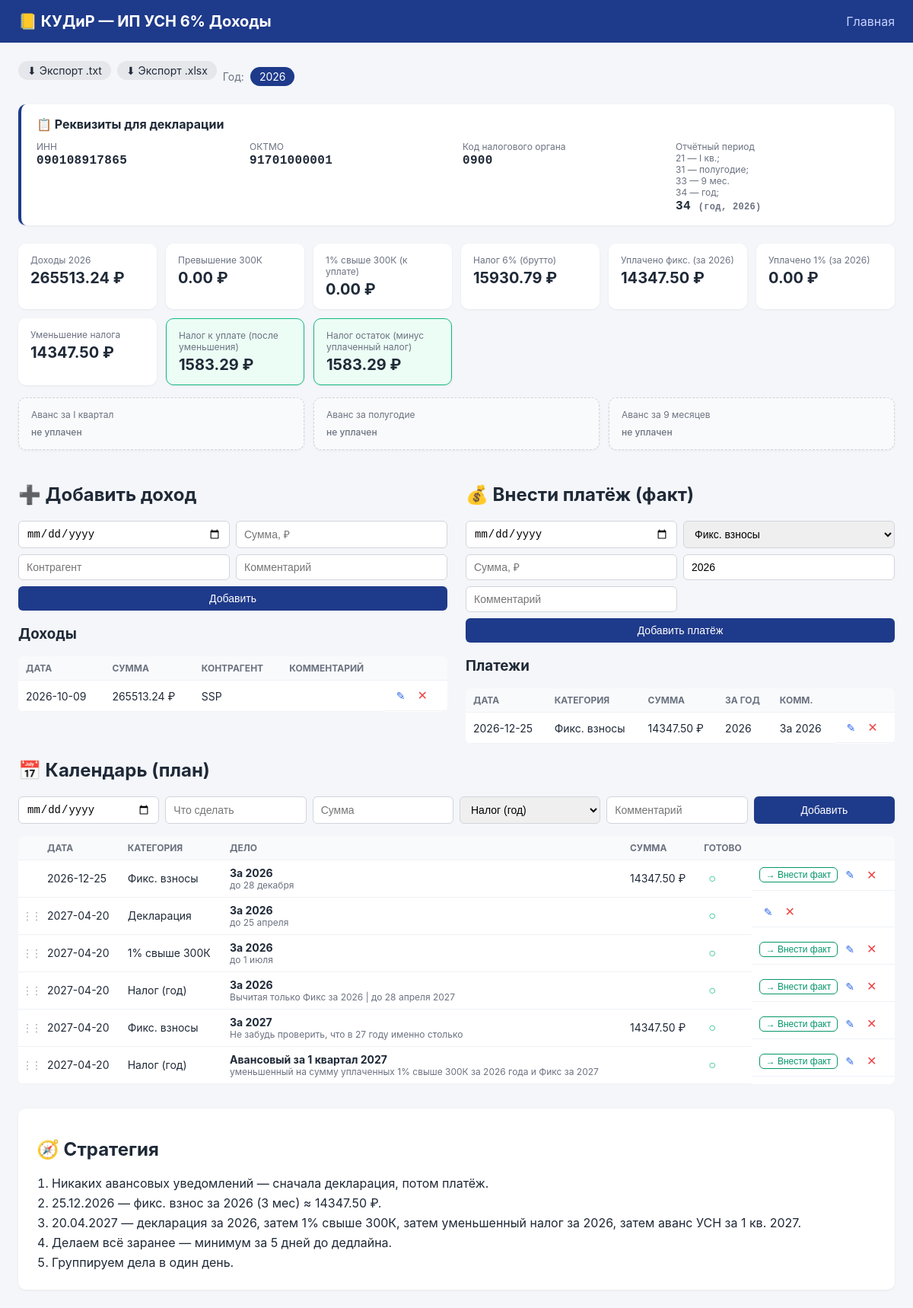
The page / on the database its author committed.
### tables this page shows
CREATE TABLE income (
            id INTEGER PRIMARY KEY AUTOINCREMENT,
            op_date TEXT NOT NULL,
            amount REAL NOT NULL,
            counterparty TEXT,
            comment TEXT
        );

CREATE TABLE payments (
            id INTEGER PRIMARY KEY AUTOINCREMENT,
            pay_date TEXT NOT NULL,
            category TEXT NOT NULL,       -- fixed | one_percent | tax
            amount REAL NOT NULL,
            for_year INTEGER NOT NULL,    -- за какой год платёж
            comment TEXT
        );

CREATE TABLE events (
            id INTEGER PRIMARY KEY AUTOINCREMENT,
            event_date TEXT NOT NULL,
            title TEXT NOT NULL,
            amount REAL,
            category TEXT,
            done INTEGER DEFAULT 0,
            comment TEXT
        , sort_order INTEGER NOT NULL DEFAULT 0);

### kudir.py (the view)
@app.get("/", response_class=HTMLResponse)
def index(request: Request, year: int = 2026):
    summary = calc_summary(year)
    conn = get_db()
    incomes = conn.execute(
        "SELECT * FROM income ORDER BY op_date DESC LIMIT 50"
    ).fetchall()
    payments = conn.execute(
        "SELECT * FROM payments ORDER BY pay_date DESC, id DESC LIMIT 50"
    ).fetchall()
    events = conn.execute(
        "SELECT * FROM events ORDER BY event_date ASC, sort_order ASC, id ASC"
    ).fetchall()
    years = [r["y"] for r in conn.execute(
        "SELECT DISTINCT CAST(substr(op_date,1,4) AS INTEGER) AS y "
        "FROM income WHERE op_date IS NOT NULL ORDER BY y DESC"
    ).fetchall()]
    conn.close()
    if year not in years:
        years.insert(0, year)
    date_counts: dict[str, int] = {}
    for e in events:
        date_counts[e["event_date"]] = date_counts.get(e["event_date"], 0) + 1
    return templates.TemplateResponse("index.html", {
        "request": request,
        "summary": summary,
        "incomes": incomes,
        "payments": payments,
        "events": events,
        "date_counts": date_counts,
        "years": years,
        "current_year": year,
        "taxpayer": TAXPAYER,
    })

### templates/index.html (shortened to what this page needs)
{% extends "base.html" %}
{% block content %}
<div class="year-switch">
    <div class="export-bar">
        <a class="btn-export" href="/export/txt?year={{ current_year }}">⬇ Экспорт .txt</a>
        <a class="btn-export" href="/export/xlsx?year={{ current_year }}">⬇ Экспорт .xlsx</a>
    </div>
    <span>Год:</span>
    {% for y in years %}
        <a href="/?year={{ y }}" class="{% if y == current_year %}active{% endif %}">{{ y }}</a>
    {% endfor %}
</div>
<section class="taxpayer">
    <h2>📋 Реквизиты для декларации</h2>
    <div class="taxpayer-grid">
        <div class="taxpayer-item">
            <div class="label">ИНН</div>
            <div class="value mono">{{ taxpayer.inn }}</div>
        </div>
        <div class="taxpayer-item">
            <div class="label">ОКТМО</div>
            <div class="value mono">{{ taxpayer.oktmo }}</div>
        </div>
        <div class="taxpayer-item">
            <div class="label">Код налогового органа</div>
            <div class="value mono">{{ taxpayer.tax_authority }}</div>
        </div>
        <div class="taxpayer-item">
            <div class="label">Отчётный период<br>21 — I кв.;<br>31 — полугодие;<br>33 — 9 мес.<br>34 — год;</div>
            <div class="value mono">{{ taxpayer.period_code }} <span class="muted">({{ taxpayer.period_name }}, {{ current_year }})</span></div>
        </div>
    </div>
</section>
<section class="cards">
    <div class="card">
        <div class="label">Доходы {{ summary.year }}</div>
        <div class="value">{{ "%.2f"|format(summary.income_year) }} ₽</div>
    </div>
    <div class="card">
        <div class="label">Превышение 300К</div>
        <div class="value">{{ "%.2f"|format(summary.excess) }} ₽</div>
    </div>
    <div class="card">
        <div class="label">1% свыше 300К (к уплате)</div>
        <div class="value">{{ "%.2f"|format(summary.one_percent_due) }} ₽</div>
    </div>
    <div class="card">
        <div class="label">Налог 6% (брутто)</div>
        <div class="value">{{ "%.2f"|format(summary.tax_gross) }} ₽</div>
    </div>
    <div class="card">
        <div class="label">Уплачено фикс. (за {{ summary.year }})</div>
        <div class="value">{{ "%.2f"|format(summary.fixed_paid) }} ₽</div>
    </div>
    <div class="card">
        <div class="label">Уплачено 1% (за {{ summary.year }})</div>
        <div class="value">{{ "%.2f"|format(summary.one_percent_paid) }} ₽</div>
    </div>
    <div class="card">
        <div class="label">Уменьшение налога</div>
        <div class="value">{{ "%.2f"|format(summary.reduction) }} ₽</div>
    </div>
    <div class="card highlight">
        <div class="label">Налог к уплате (после уменьшения)</div>
        <div class="value">{{ "%.2f"|format(summary.tax_final) }} ₽</div>
    </div>
    <div class="card highlight">
        <div class="label">Налог остаток (минус уплаченный налог)</div>
        <div class="value">{{ "%.2f"|format(summary.tax_remaining) }} ₽</div>
    </div>
</section>
<section class="cards advances">
    <div class="card {% if summary.advance_q1 %}paid{% else %}empty{% endif %}">
        <div class="label">Аванс за I квартал</div>
        <div class="value">
            {% if summary.advance_q1 %}{{ "%.2f"|format(summary.advance_q1) }} ₽
            {% else %}<span class="muted">не уплачен</span>{% endif %}
        </div>
    </div>
    <div class="card {% if summary.advance_h1 %}paid{% else %}empty{% endif %}">
        <div class="label">Аванс за полугодие</div>
        <div class="value">
            {% if summary.advance_h1 %}{{ "%.2f"|format(summary.advance_h1) }} ₽
            {% else %}<span class="muted">не уплачен</span>{% endif %}
        </div>
    </div>
    <div class="card {% if summary.advance_9m %}paid{% else %}empty{% endif %}">
        <div class="label">Аванс за 9 месяцев</div>
        <div class="value">
            {% if summary.advance_9m %}{{ "%.2f"|format(summary.advance_9m) }} ₽
            {% else %}<span class="muted">не уплачен</span>{% endif %}
        </div>
    </div>
</section>
<section class="grid">
    <div>
        <h2>➕ Добавить доход</h2>
        <form method="post" action="/income/add" class="form">
            <input type="date" name="op_date" required>
            <input type="number" step="0.01" name="amount" placeholder="Сумма, ₽" required>
            <input type="text" name="counterparty" placeholder="Контрагент">
            <input type="text" name="comment" placeholder="Комментарий">
            <button type="submit">Добавить</button>
        </form>
        <h3>Доходы</h3>
        <table>
            <thead>
                <tr><th>Дата</th><th>Сумма</th><th>Контрагент</th><th>Комментарий</th><th></th></tr>
            </thead>
            <tbody>
            {% for i in incomes %}
                <tr>
                    <td>{{ i.op_date }}</td>
                    <td>{{ "%.2f"|format(i.amount) }} ₽</td>
                    <td>{{ i.counterparty or "—" }}</td>
                    <td>{{ i.comment or "" }}</td>
                    <td class="actions">
                        <button class="edit" type="button"
                            onclick="openEditIncome({{ i.id }}, '{{ i.op_date }}', {{ i.amount }}, '{{ (i.counterparty or '')|e }}', '{{ (i.comment or '')|e }}')">✎</button>
                        <form method="post" action="/income/delete/{{ i.id }}" style="display:inline">
                            <button class="del">✕</button>
                        </form>
                    </td>
                </tr>
            {% else %}
                <tr><td colspan="5">Пусто</td></tr>
            {% endfor %}
            </tbody>
        </table>
    </div>
    <div>
        <h2>💰 Внести платёж (факт)</h2>
        <form method="post" action="/payment/add" class="form" id="payment-form">
            <input type="date" name="pay_date" id="p_pay_date" required>
            <select name="category" id="p_category" required>
                <option value="fixed">Фикс. взносы</option>
            </select>
            <input type="number" step="0.01" name="amount" id="p_amount" placeholder="Сумма, ₽" required>
            <input type="number" name="for_year" id="p_for_year" placeholder="За год"
                   value="{{ current_year }}" required>
            <input type="text" name="comment" id="p_comment" placeholder="Комментарий">
            <button type="submit">Добавить платёж</button>
        </form>
        <h3>Платежи</h3>
        <table>
            <thead>
                <tr><th>Дата</th><th>Категория</th><th>Сумма</th><th>За год</th><th>Комм.</th><th></th></tr>
            </thead>
            <tbody>
            {% for p in payments %}
                <tr>
                    <td>{{ p.pay_date }}</td>
                    <td>
                        {% if p.category == 'fixed' %}Фикс. взносы
                        {% elif p.category == 'one_percent' %}1% свыше 300К
                        {% elif p.category == 'tax_q1' %}Аванс УСН I кв.
                        {% elif p.category == 'tax_h1' %}Аванс УСН полугодие
                        {% elif p.category == 'tax_9m' %}Аванс УСН 9 мес.
                        {% elif p.category == 'tax' %}Налог УСН (год)
                        {% else %}{{ p.category }}{% endif %}
                    </td>
                    <td>{{ "%.2f"|format(p.amount) }} ₽</td>
                    <td>{{ p.for_year }}</td>
                    <td>{{ p.comment or "" }}</td>
                    <td class="actions">
                        <button class="edit" type="button"
                            onclick="openEditPayment({{ p.id }}, '{{ p.pay_date }}', '{{ p.category }}', {{ p.amount }}, {{ p.for_year }}, '{{ (p.comment or '')|e }}')">✎</button>
                        <form method="post" action="/payment/delete/{{ p.id }}" style="display:inline">
                            <button class="del">✕</button>
                        </form>
                    </td>
                </tr>
            {% else %}
                <tr><td colspan="6">Пусто</td></tr>
            {% endfor %}
            </tbody>
        </table>
    </div>
</section>
<section class="grid">
    <div class="full">
        <h2>📅 Календарь (план)</h2>
        <form method="post" action="/event/add" class="form form-inline">
            <input type="date" name="event_date" required>
            <input type="text" name="title" placeholder="Что сделать" required>
            <input type="number" step="0.01" name="amount" placeholder="Сумма">
            <select name="category">
                <option value="tax">Налог (год)</option>
            </select>
            <input type="text" name="comment" placeholder="Комментарий">
            <button type="submit">Добавить</button>
        </form>
        <table id="events-table">
            <thead>
                <tr>
                    <th class="col-drag"></th>
                    <th>Дата</th>
                    <th>Категория</th>
                    <th>Дело</th>
                    <th>Сумма</th>
                    <th>Готово</th>
                    <th></th>
                </tr>
            </thead>
            <tbody id="events-tbody">
            {% for e in events %}
                <tr class="{% if e.done %}done{% endif %}{% if date_counts.get(e.event_date, 0) > 1 %} sortable{% endif %}"
                    data-id="{{ e.id }}"
                    data-date="{{ e.event_date }}">
                    <td class="col-drag">
                        {% if date_counts.get(e.event_date, 0) > 1 %}
                            <span class="drag-handle" draggable="true" title="Перетащить вверх/вниз" aria-label="Перетащить">⋮⋮</span>
                        {% endif %}
                    </td>
                    <td>{{ e.event_date }}</td>
                    <td>
                        {% if e.category == 'tax' %}Налог (год)
                        {% elif e.category == 'tax_q1' %}Аванс I кв.
                        {% elif e.category == 'tax_h1' %}Аванс полугодие
                        {% elif e.category == 'tax_9m' %}Аванс 9 мес.
                        {% elif e.category == 'fixed' %}Фикс. взносы
                        {% elif e.category == 'one_percent' %}1% свыше 300К
                        {% elif e.category == 'declaration' %}Декларация
                        {% elif e.category == 'other' %}Другое
                        {% else %}{{ e.category or "—" }}{% endif %}
                    </td>
                    <td>
                        <strong>{{ e.title }}</strong>
                        {% if e.comment %}<div class="muted">{{ e.comment }}</div>{% endif %}
                    </td>
                    <td>{% if e.amount %}{{ "%.2f"|format(e.amount) }} ₽{% endif %}</td>
                    <td>
                        <form method="post" action="/event/toggle/{{ e.id }}">
                            <button class="ok">{% if e.done %}✔{% else %}○{% endif %}</button>
                        </form>
                    </td>
                    <td class="actions">
                        {% if e.category in ['fixed', 'one_percent', 'tax', 'tax_q1', 'tax_h1', 'tax_9m'] %}
                            <button class="pay" type="button"
                                onclick="openPayFromEvent('{{ e.event_date }}', '{{ e.category }}', {{ e.amount or 0 }}, {{ e.title and (e.title|length > 0 and e.title[:4]|int if e.title[:4].isdigit() else current_year) or current_year }}, '{{ (e.title or '')|e }}')">→ Внести факт</button>
                        {% endif %}
                        <button class="edit" type="button"
                            onclick="openEditEvent({{ e.id }}, '{{ e.event_date }}', '{{ (e.title or '')|e }}', {{ e.amount or 'null' }}, '{{ e.category }}', '{{ (e.comment or '')|e }}')">✎</button>
                        <form method="post" action="/event/delete/{{ e.id }}" style="display:inline">
                            <button class="del">✕</button>
                        </form>
                    </td>
                </tr>
            {% else %}
                <tr><td colspan="7">Пусто</td></tr>
            {% endfor %}
            </tbody>
        </table>
    </div>
</section>
<section class="strategy">
    <h2>🧭 Стратегия</h2>
    <ol>
        <li>Никаких авансовых уведомлений — сначала декларация, потом платёж.</li>
        <li>25.12.2026 — фикс. взнос за 2026 (3 мес) ≈ {{ "%.2f"|format(57390/12*3) }} ₽.</li>
        <li>20.04.2027 — декларация за 2026, затем 1% свыше 300К, затем уменьшенный налог за 2026, затем аванс УСН за 1 кв. 2027.</li>
        <li>Делаем всё заранее — минимум за 5 дней до дедлайна.</li>
        <li>Группируем дела в один день.</li>
    </ol>
</section>
{% endblock %}

### templates/base.html (shortened to what this page needs)
<!doctype html>
<html lang="ru">
<head>
    <link rel="stylesheet" href="/static/style.css">
</head>
<body>
<header>
    <h1>📒 КУДиР — ИП УСН 6% Доходы</h1>
    <nav>
        <a href="/">Главная</a>
    </nav>
</header>
<main>
    {% block content %}{% endblock %}
</main>
</body>
</html>

### rows shown on the page
income: op_date "2026-10-09", amount "265513.24", counterparty "SSP"
payments: pay_date "2026-12-25", category "Фикс. взносы", amount "14347.50", for_year "2026", comment "За 2026"
events: event_date "2026-12-25", category "Фикс. взносы", title "За 2026", comment "до 28 декабря", amount "14347.50"
events: event_date "2027-04-20", category "Декларация", title "За 2026", comment "до 25 апреля"
events: event_date "2027-04-20", category "1% свыше 300К", title "За 2026", comment "до 1 июля"
events: event_date "2027-04-20", category "Налог (год)", title "За 2026", comment "Вычитая только Фикс за 2026 | до 28 апреля 2027"
events: event_date "2027-04-20", category "Фикс. взносы", title "За 2027", comment "Не забудь проверить, что в 27 году именно столько", amount "14347.50"
events: event_date "2027-04-20", category "Налог (год)", title "Авансовый за 1 квартал 2027", comment "уменьшенный на сумму уплаченных 1% свыше 300К за 2026 года и Фикс за 2027"

### other values the page prints
{{ y }} "2026"
{{ taxpayer.inn }} "090108917865"
{{ taxpayer.oktmo }} "91701000001"
{{ taxpayer.tax_authority }} "0900"
{{ taxpayer.period_code }} "34"
{{ taxpayer.period_name }} "год"
{{ current_year }} "2026"
{{ summary.year }} "2026"
{{ "%.2f"|format(summary.income_year) }} "265513.24"
{{ "%.2f"|format(summary.excess) }} "0.00"
{{ "%.2f"|format(summary.one_percent_due) }} "0.00"
{{ "%.2f"|format(summary.tax_gross) }} "15930.79"
{{ "%.2f"|format(summary.fixed_paid) }} "14347.50"
{{ "%.2f"|format(summary.one_percent_paid) }} "0.00"
{{ "%.2f"|format(summary.reduction) }} "14347.50"
